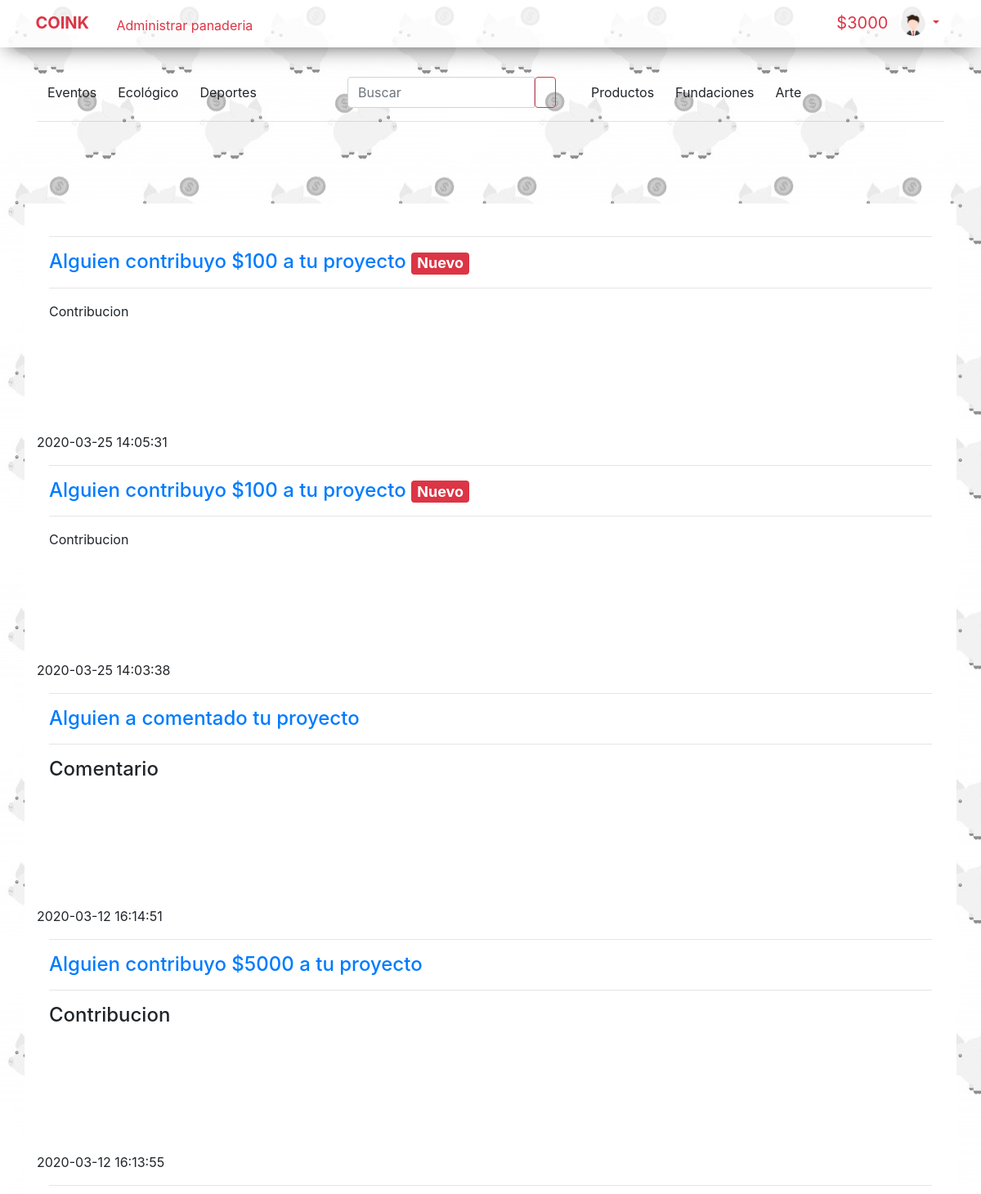
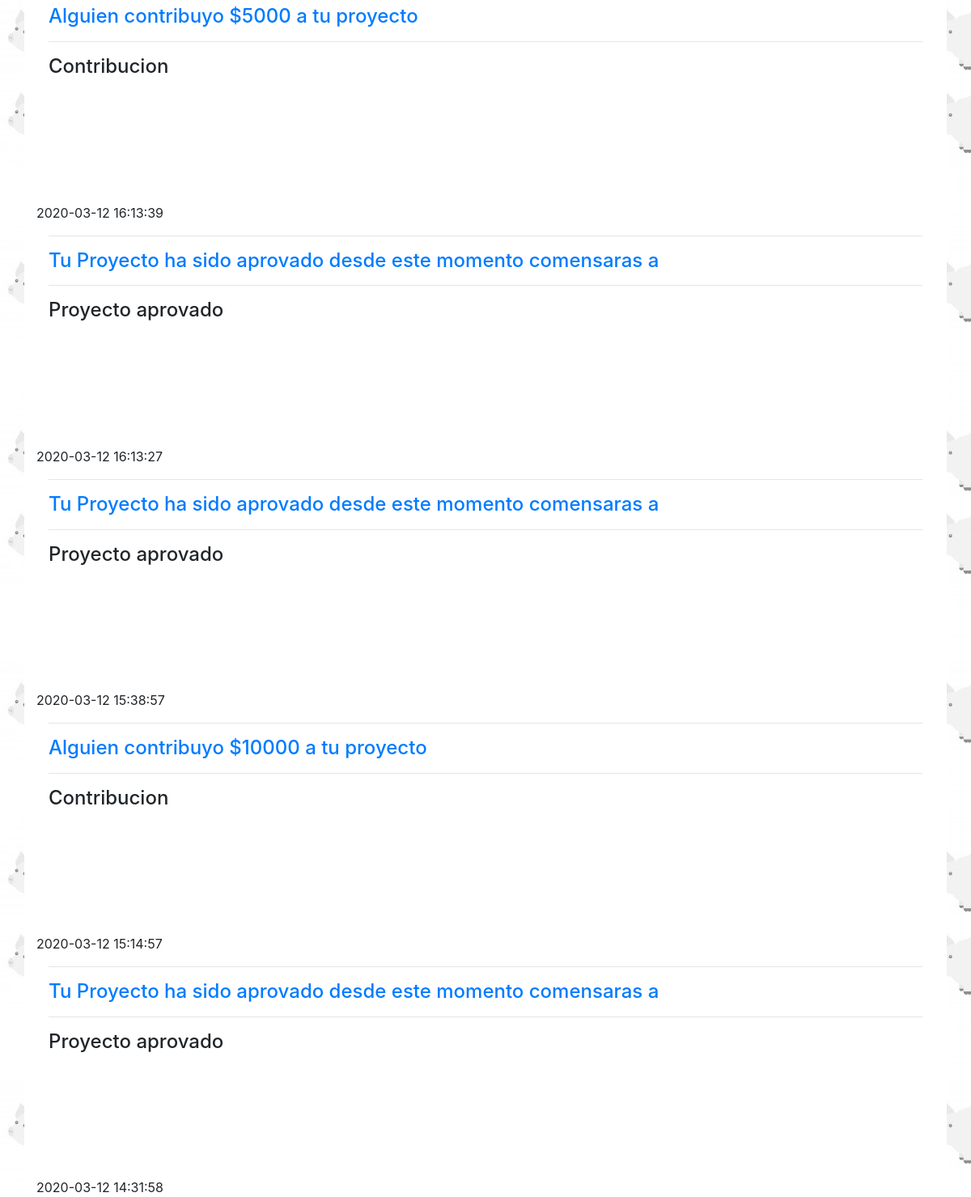
/notificaciones.php (signed in), run on the app's committed database (2 pictures, top to bottom).
### tables this page shows
CREATE TABLE `proyecto` (
  `id` int(11) NOT NULL,
  `id_user` int(11) NOT NULL,
  `nom_proyecto` varchar(100) NOT NULL,
  `estado` varchar(100) NOT NULL,
  `categoria` varchar(100) NOT NULL,
  `p_principal` varchar(500) NOT NULL,
  `imagen_p` varchar(100) NOT NULL,
  `video_p` varchar(100) NOT NULL,
  `n_con` int(11) NOT NULL
);

CREATE TABLE `usuarios` (
  `id` int(11) NOT NULL,
  `nombres` varchar(50) NOT NULL,
  `aprellidos` varchar(50) NOT NULL,
  `correo` varchar(50) NOT NULL,
  `contra` varchar(50) NOT NULL,
  `cargo` varchar(50) NOT NULL,
  `estado` varchar(50) NOT NULL,
  `descripcion` varchar(120) NOT NULL,
  `identificacion` int(11) NOT NULL,
  `municipio` text NOT NULL,
  `fecha` datetime NOT NULL DEFAULT current_timestamp(),
  `dirrecion` varchar(50) NOT NULL,
  `saldo` double NOT NULL,
  `foto` varchar(200) NOT NULL
);

CREATE TABLE `notificaciones` (
  `id_n` int(11) NOT NULL,
  `id_user` int(11) NOT NULL,
  `parrafo_n` varchar(3000) NOT NULL,
  `sobre` varchar(500) NOT NULL,
  `estado` varchar(100) NOT NULL,
  `fecha` datetime NOT NULL DEFAULT current_timestamp(),
  `link` varchar(300) NOT NULL
);

### php/funciones.php (called while the page is built, shortened)
   <?php
function notificacionVista($conexion,$id_n){
  $query = mysqli_query($conexion,"UPDATE notificaciones SET estado='visto' WHERE id_n='$id_n'");
}
function consultaLink($conexion,$id_n){
  $query = mysqli_query($conexion,"SELECT * FROM notificaciones WHERE id_n = '$id_n'");
  $row = mysqli_fetch_array($query);
  $link = $row['link'];
  return $link;
}
function getImagen($conexion,$id){
  $query = mysqli_query($conexion,"SELECT * FROM usuarios WHERE id='$id'");
  $row = mysqli_fetch_array($query);
  $imagen = $row['foto'];
  return $imagen;
}
    ?>

### notificaciones.php (the view, shortened to what this page needs)
<?php
$link = "notificaciones.php";
include("menu.php");
if((!$id)){
    ?>
    <script type="text/javascript">
    window.location="index.php";
    </script>
    <?php
}else{
    $query = mysqli_query($conexion,"SELECT * FROM notificaciones WHERE id_user='$id' order by id_n desc");
    $num = mysqli_num_rows($query);
    if($num == 0){
        ?>
        <div class="container">
            <div class="row">
                <div class="col">
                    <h4 class="display-4">No tienes notificaciones</h4>
                </div>
            </div>
        </div>
        <?php
    }else{
        ?>
        <br><br><br>
        <div class="container bg-white">
        <br>
        <?php
        $i = 0;
           while($i<$num){
           $row = mysqli_fetch_array($query);
           $id_n = $row['id_n'];
           $parrafo = $row['parrafo_n'];
           $sobre = $row['sobre'];
           $fecha = $row['fecha'];
        ?>
            <div class="">
                <div class="col">
                <hr>
                    <h4 class="text-muthed"><a href="<?php echo consultaLink($conexion,$id_n)?>"><?php if($cargo == 'start'){
                        echo $sobre;
                    }else{
                      echo $parrafo;
                    }
                    ?> </a>
                   <?php
                      if($row['estado']=="novisto"){
                        $estado = "Nuevo";
                        ?>
                        <span class="badge badge-danger"><?php echo $estado ?></span></h4>
                        <?php
                      }else{
                          $estado = "visto";
                      }
                    ?>
                    <hr>
                    <p><?php if($cargo == 'start'){
                        echo $parrafo;
                    }else{
                      echo $sobre;
                    }
                    ?></p>
                    <br><br>
                </div>
            </div>
        <?php
        $i = $i +1;
?>
<br><br><br>
<?php
echo $fecha;
    }
    ?>
    </div>
    <?php
    }
 }
?>

### menu.php (shortened to what this page needs)
<?php
include('php/funciones.php');
?>
<!doctype html>
<html lang="en">
<head>
  <link rel="stylesheet" href="https://use.fontawesome.com/releases/v5.9.0/css/all.css"integrity="sha384-i1LQnF23gykqWXg6jxC2ZbCbUMxyw5gLZY6UiUS98LYV5unm8GWmfkIS6jqJfb4E">
  <link rel="stylesheet" href="https://stackpath.bootstrapcdn.com/bootstrap/4.3.1/css/bootstrap.min.css">
  <link rel="stylesheet" href="css/est.css">
  <link rel="stylesheet" href="css/estilo_perfil.css">
  <link rel="stylesheet" href="css/estilo_subida.css">
  <link rel="stylesheet" href="css/estilo_vista.css">
  <link rel="stylesheet" href="css/estilo_carta.css">
  <link rel="stylesheet" href="bcss/bootstrap.min.css">
</head>
<body style="user-select:none; ">
<form action="<?php $_SERVER['PHP_SELF']?>" method="post">
  <div class="con container-fluid py-2">
  <div class="row ">
    <div class="col-12 ">
      <span class="navbar-toggler-icon"></span>
    <a class="navbar-brand text-danger font-weight-bold" href="index.php"><i class="fas fa-piggy-bank text-danger"></i>COINK</a>
  <?php
if(isset($_SESSION['id'])){
  $id = $_SESSION['id'];
$query = mysqli_query($conexion,"SELECT * FROM usuarios WHERE id='$id'");
$row = mysqli_fetch_array($query);
$saldo = $row['saldo'];
if($link == "sub-pro.php" || $link == "admin_p.php"){
  ?>
  <?php
}else{
  if($cargo = $row['cargo'] == "admin"){
    ?>
    <a class="btn subir text-danger" href="admin_p.php"><span style="cursor:pointer;">Administrar proyectos</span> </a>
    <?php
  }else{
      ?>
    </form>
    <?php
    if($row['identificacion']>0 && $row['dirrecion'] != "" && $row['fecha']!=""){
      $query = mysqli_query($conexion,"SELECT * FROM proyecto WHERE id_user='$id'");
      $num = mysqli_num_rows($query);
      $row = mysqli_fetch_array($query);
      if($num >0 && $row['estado'] != "ban" ){
        $titulo = $row['nom_proyecto'];
        ?>
        <button class="btn subir text-danger" name="admin_p"><span style="cursor:pointer;"> Administrar <?php echo $titulo?></span> </button>
        <?php
      }else{
       ?>
      <a class="btn subir text-danger" href="sub-pro.php"><span style="cursor:pointer;"> Subir un proyecto</span> </a>
      <?php
      }
    }else{
      ?>
      <a class="btn  subir text-danger" data-toggle="modal" data-target="#registroDos"><span style="cursor:pointer;"> Subir un proyecto</span> </a>
      <?php
    }
  }
}
  ?>
   <div class="btn-group mr-4 float-right">
   <p class="subir text-danger" style="font-size:20px; margin:5px;"><span class=" " ><?php  echo "$".$saldo ?></span> </p>
  <button type="button" class="btn btn-outline-danger dropdown-toggle border-0 " data-toggle="dropdown" aria-haspopup="true" aria-expanded="false">
  <?php
    $imagen = getImagen($conexion,$id);
    if($imagen == ""){
      ?>
      <img type ="file" src="img/ava.png " class="img-fluid rounded-circle img_button" alt="Responsive image">
      <?php
    }else{
      ?>
      <img type ="file" src="<?php echo $imagen?>" class="img-fluid rounded-circle img_button" alt="Responsive image">
      <?php
    }
 ?>
  </button>
</div>
  <?php
  }
?>
  <br>
  <div class="container">
    <div class="row" >
      <div class="col-sm-4 col-lg-4">
      <?php
      echo "<a href='categoria.php?cate=eventos&color=violet' style=''class='btn6 btn btnn'><i class='fas fa-glass-cheers'></i> Eventos</a>";
      echo "<a href='categoria.php?cate=ecologia&color=yellowgreen' class='btn3 btn'><i class='fas fa-leaf'> </i> Ecológico</a>";
      echo "<a href='categoria.php?cate=deportes&color=red' class='btn4 btn'> <i class='fas fa-running' ></i> Deportes</a>";
      ?>
      </div>
      <?php
      if($link == "sub-pro.php"){
        ?>
        <div class="col-sm-4 col-lg-3 buscador">
        </div>
        <?php
      }else{
        ?>
        <div class="col-sm-3 col-3 buscador">
        <form action="<?php $_SERVER['PHP_SELF'] ?>" method="post">
        <div class="input-group">
      <input class="form-control buscador" type="text"  placeholder="Buscar" aria-label="Bucar" name="palabra">
      <button class="btn btn-outline-danger my-2 my-sm-0" type="submit" name="buscar"><i class="fas fa-search"></i></button>
      </div>
      </form>
      </div>
      <?php
      }
      ?>
      <div class="col-sm-4 col-lg-5" >
      <?php
       echo "<a class='btn2 btn' href='categoria.php?cate=arte&color=blue'> <i class='fas fa-paint-brush'> </i> Arte</a>";
       echo "<a href='categoria.php?cate=productos&color=gold' class='btn5 btn btnn'> <i class='fas fa-box-open'> </i> Productos</a>";
       echo "<a href='categoria.php?cate=fundaciones&color=orangered' class='btn7 btn btnn'><i class='fas fa-home'> </i> Fundaciones</a>";
      ?>
      </div>
      <div class="col-12">
        <hr >
      </div>
    </div>
  </div>

### css/est.css (style rules this page uses)
.container { margin-top: 12px ; }
.con { margin-top: 0px; background: rgba(255,255,255,0.75); -webkit-box-shadow: -2px 9px 27px -11px rgba(0,0,0,0.75); -moz-box-shadow: -2px 9px 27px -11px rgba(0,0,0,0.75); box-shadow: -2px 9px 27px -11px rgba(0,0,0,0.75); }
a:link { text-decoration: none; }
.btnn { float: left; }
:root { --bg: #fff; --color: #ED3B58; --font: Montserrat, Roboto, Helvetica, Arial, sans-serif; }
.buscador { border-color:rgba(255, 25, 0, 0.8); }

### css/estilo_perfil.css (style rules this page uses)
body { background-image: url(/img/fondo3.jpg); background-attachment: fixed; }

### css/estilo_subida.css (style rules this page uses)
* { margin: 0px; padding: 0px; }
.img_button { height: 30px; width: 30px; }

### css/estilo_vista.css (style rules this page uses)
.btn { outline-offset: 0px; }

### css/estilo_carta.css (style rules this page uses)
a { text-decoration: none; }
button { background-color: white; border: none; outline: none; outline-color: white; }

### data on the page
proyecto: nom_proyecto "panaderia"
usuarios: saldo "3000"
notificaciones: parrafo_n "Alguien contribuyo $100 a tu proyecto", estado "Nuevo", sobre "Contribucion", fecha "2020-03-25 14:05:31"
notificaciones: parrafo_n "Alguien contribuyo $100 a tu proyecto", estado "Nuevo", sobre "Contribucion", fecha "2020-03-25 14:03:38"
notificaciones: parrafo_n "Alguien a comentado tu proyecto", sobre "Comentario", fecha "2020-03-12 16:14:51"
notificaciones: parrafo_n "Alguien contribuyo $5000 a tu proyecto", sobre "Contribucion", fecha "2020-03-12 16:13:55"
notificaciones: parrafo_n "Alguien contribuyo $5000 a tu proyecto", sobre "Contribucion", fecha "2020-03-12 16:13:39"
notificaciones: parrafo_n "Tu Proyecto ha sido aprovado desde este momento comensaras a", sobre "Proyecto aprovado", fecha "2020-03-12 16:13:27"
notificaciones: parrafo_n "Tu Proyecto ha sido aprovado desde este momento comensaras a", sobre "Proyecto aprovado", fecha "2020-03-12 15:38:57"
notificaciones: parrafo_n "Alguien contribuyo $10000 a tu proyecto", sobre "Contribucion", fecha "2020-03-12 15:14:57"
notificaciones: parrafo_n "Tu Proyecto ha sido aprovado desde este momento comensaras a", sobre "Proyecto aprovado", fecha "2020-03-12 14:31:58"
